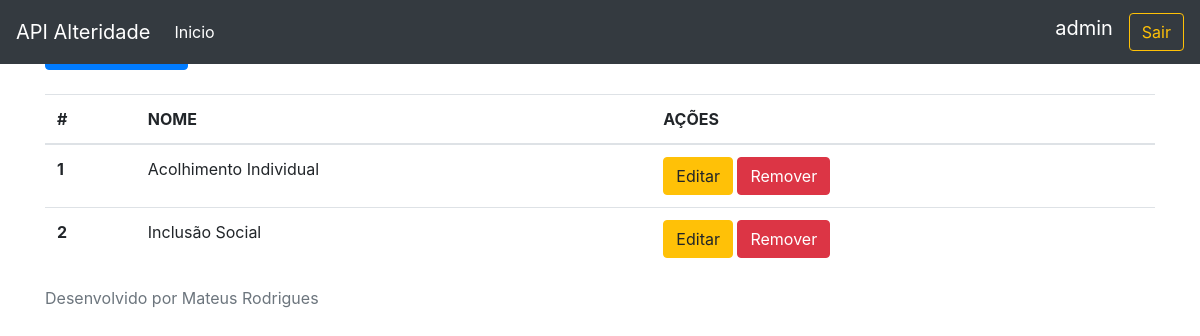
The page /categoria/ (signed in) on the database its author committed.
### alteridade/models.py (models this page shows, shortened)
class Categoria(models.Model):
    nome = models.CharField(max_length=120)
    descricao = models.CharField(max_length=120)

### alteridade/views.py (the view)
# urls.py: path('categoria/',listaCategoria,name='lista_categoria'),
@login_required
def listaCategoria(request):
    categorias= Categoria.objects.all()
    return render(request,'listaCategoria.html',context={'categorias':categorias})

### alteridade/templates/listaCategoria.html
{% extends 'base.html' %}
{% block conteudo %}
<mat-card>
    <mat-card-header><h5 class="text-center">Lista de Categorias</h5></mat-card-header>
</mat-card>
<a class="btn btn-primary" role='button' href='/categoria/add'>Nova Categoria</a>
    <br />
    <br />
    <table class="table">
        <thead>
            <tr>
                <th scope="col">#</th>
                <th scope="col">NOME</th>
                <th scope="col">AÇÕES</th>
            </tr>
        </thead>
        <tbody>
            {% for c in categorias %}
                <tr>
                    <th scope="row">{{ c.pk }}</th>
                    <td>{{ c.nome }}</td>
                    <td>
                        <a href="/categoria/editar/{{c.pk}}" class="btn btn-warning" >Editar</a>
                        <a href="/categoria/excluir/{{c.pk}}" class="btn btn-danger" >Remover</a>
                    </td>
                </tr>
            {% endfor %}
        </tbody>
    </table>
{% endblock %}

### alteridade/templates/base.html (shortened to what this page needs)
<!doctype html>
<html lang="en">
  <head>
    <link rel="stylesheet" href="https://maxcdn.bootstrapcdn.com/bootstrap/4.0.0/css/bootstrap.min.css">
    <link rel="stylesheet" href="https://getbootstrap.com/docs/4.0/examples/sticky-footer-navbar/sticky-footer-navbar.css" />
  </head>
  <body>
    <header>
      <nav class="navbar navbar-expand-md navbar-dark fixed-top bg-dark">
        <a class="navbar-brand" href="#">
          API Alteridade
        </a>
        <div class="collapse navbar-collapse" id="navbarCollapse">
          <ul class="navbar-nav mr-auto">
            <li class="nav-item">
              <a class="nav-link" href="/index"><font color='#fff'>Inicio</font></a>
            </li>
            </ul>
            <label class="navbar-brand">{{request.user}}</label>
	          <a class="btn btn-outline-warning my-2 my-sm-0" href="/">Sair</a>
        </div>
      </nav>
    </header>
    <main role="main" class="container">
        {% block conteudo %}
        {% endblock %}
    </main>
    <footer class="footer">
      <div class="container">
        <span class="text-muted">Desenvolvido por Mateus Rodrigues</span>
      </div>
    </footer>
  </body>
</html>

### rows shown on the page
Categoria: pk "1", nome "Acolhimento Individual"
Categoria: pk "2", nome "Inclusão Social"

### other values the page prints
{{ request.user }} "admin"
